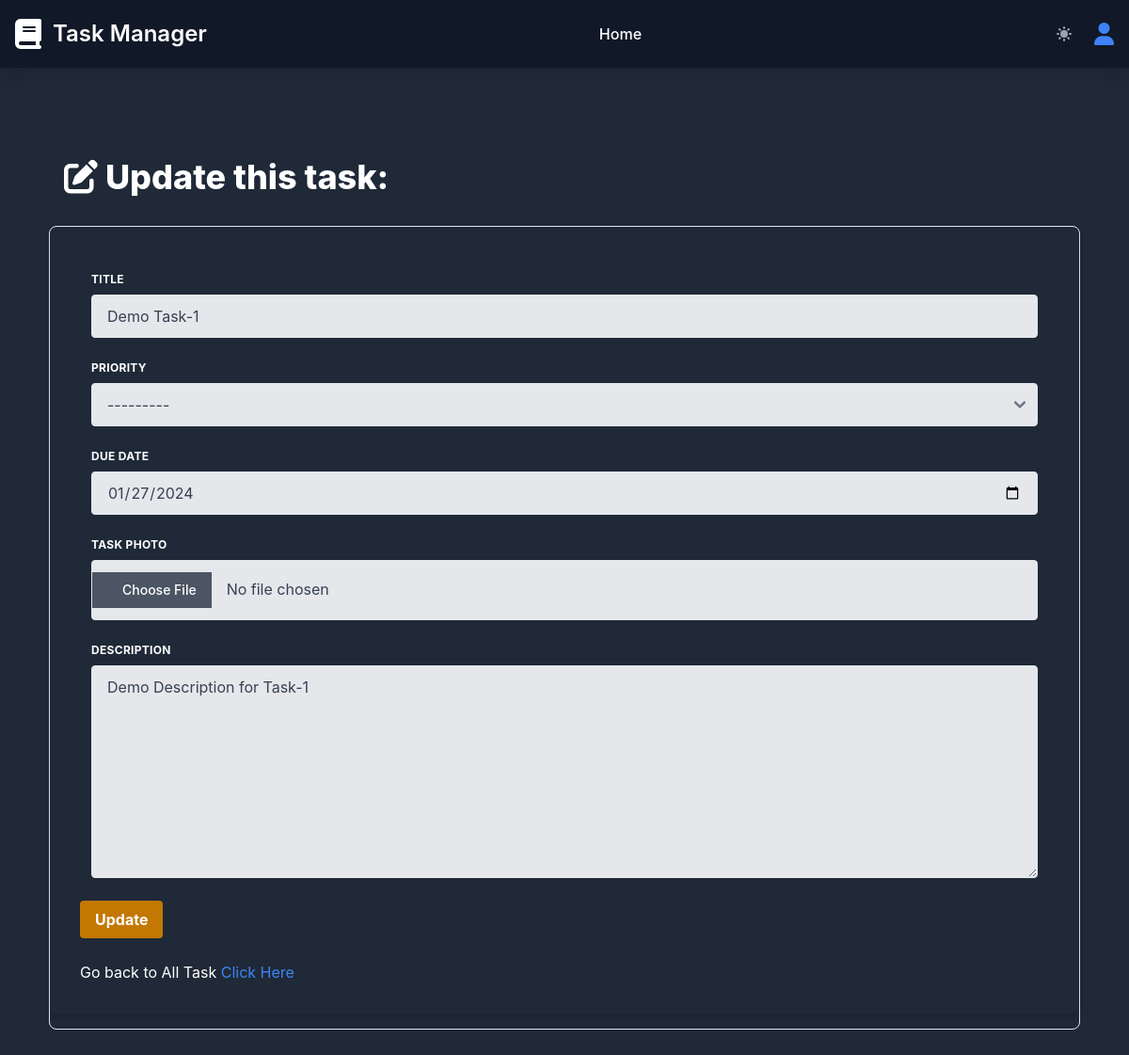
Page /task/edit_task/demo-task-1/ on the earlier database version.
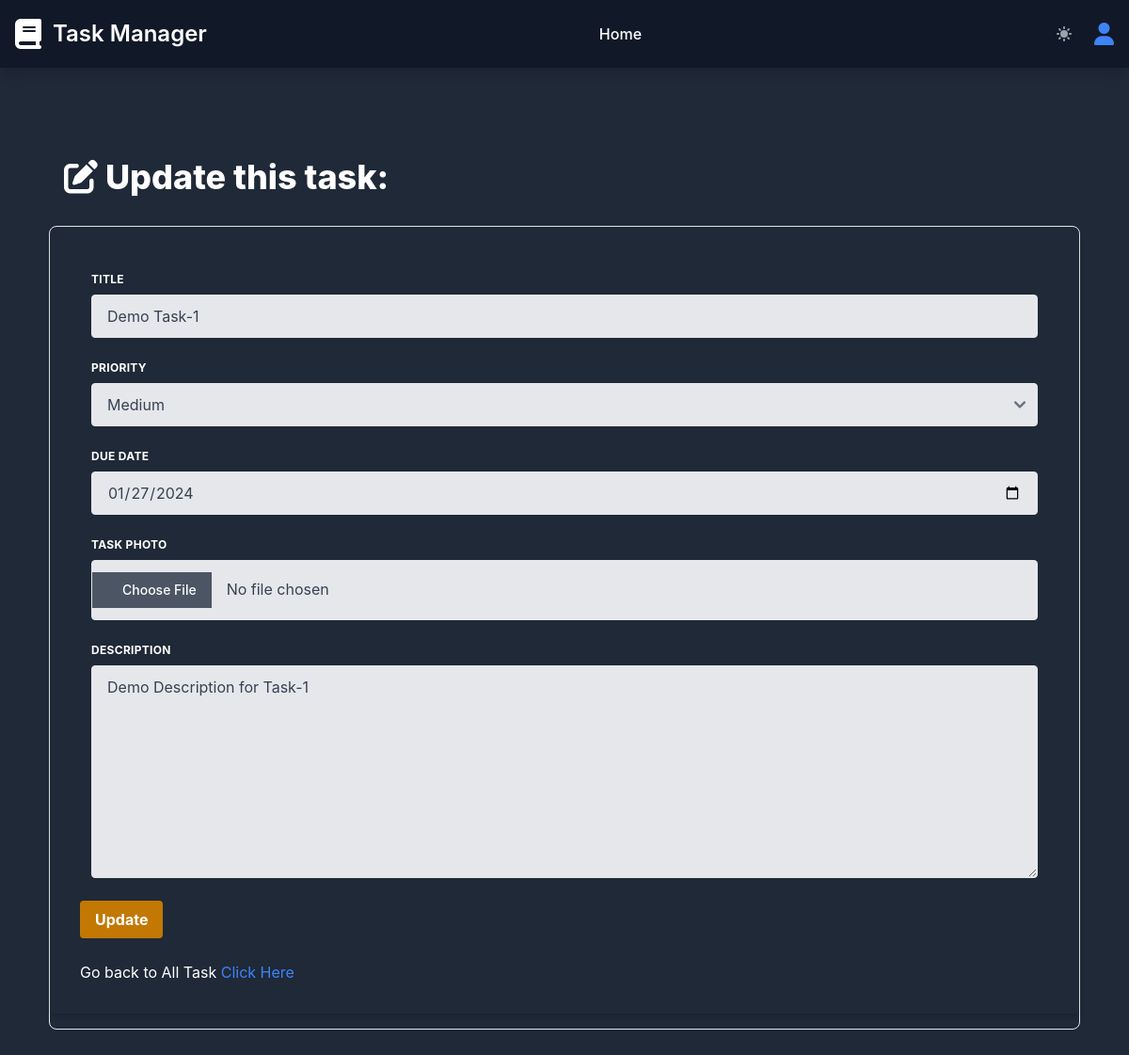
Same page on the later database version.
### task/models.py (models this page shows, shortened)
class Task(TimeStamp):
    title = models.CharField(max_length=255)
    slug = models.SlugField(unique=True)
    description = models.TextField()
    priority = models.CharField(max_length=10, choices=PRIORITY_CHOICES)
    due_date = models.DateField(null=True, blank=True)
    is_completed = models.BooleanField(default=False)
    completed_by = models.ForeignKey(User, related_name='task',default=None,null=True, on_delete=models.SET_NULL)

### task/views.py (the view, shortened to what this page needs)
# urls.py: path('edit_task/<str:slug>/', TaskEditView.as_view(), name='edit_task'),
class TaskEditView(UpdateView):
    template_name = 'task/edit_task.html'
    model = Task
    form_class = AddTaskForm
    slug_field = 'slug'
    slug_url_kwarg = 'slug'
    success_url = reverse_lazy('homepage')
    def get_context_data(self, **kwargs):
        context = super().get_context_data(**kwargs)
        context['type'] = 'Edit Task'
        return context

### task/forms.py (shortened to what this page needs)
class AddTaskForm(forms.ModelForm):
    task_photo = forms.ImageField(required=False)
    due_date = forms.DateField(widget=forms.DateInput(attrs={'type':'date'}))
    class Meta:
        model = Task
        exclude = ['completed_by','is_completed', 'slug']
    def __init__(self, *args, **kwargs):
        super().__init__(*args, **kwargs)
        self.fields['task_photo'].widget.attrs.update({
            'class': 'bg-gray-200',
            'required': False
        })
        for field in self.fields:
            if field != 'image':
                self.fields[field].widget.attrs.update({
                'class': (
                    'appearance-none block w-full bg-gray-200 '
                    'text-gray-700 border border-gray-200 rounded '
                    'py-3 px-4 leading-tight focus:outline-none '
                    'focus:bg-white focus:border-gray-500'
                ),
                'required': False
            })

### task/templates/task/edit_task.html (shortened to what this page needs)
{% extends "core/base.html" %} {% block title %}Edit Task{% endblock title %}
{%block content %}
<div class="flex justify-center">
    <div class="w-full md:w-3/4 lg:w-1/2 xl:w-1/3">
        <div class="px-3 rounded-xl">
            <div class="p-4 mb-4 text-white rounded-lg text-4xl font-extrabold bg-slate-700">
                <i class="fas fa-edit"></i>
                Update this task:
            </div>
            <div class="w-full border rounded-lg">
                <form method="POST" class="shadow-md rounded px-8 pt-6 pb-8 mb-4" enctype="multipart/form-data" novalidate>
                    <div class="w-full md:w-1/2 px-3 my-6">
                        <label class="block uppercase tracking-wide text-white text-xs font-bold mb-2" for="{{ form.title.id_for_label }}">
                            {{ form.title.label }}
                        </label> {{ form.title }}
                    </div>
                    <div class="w-full md:w-1/2 px-3 my-6">
                        <label class="block uppercase tracking-wide text-white text-xs font-bold mb-2" for="{{ form.priority.id_for_label }}">
                            {{ form.priority.label }}
                        </label> {{ form.priority }}
                    </div>
                    <div class="w-full md:w-1/2 px-3 my-6">
                        <label class="block uppercase tracking-wide text-white text-xs font-bold mb-2" for="{{ form.due_date.id_for_label }}">
                            {{ form.due_date.label }}
                        </label> {{ form.due_date }}
                    </div>
                    <div class="w-full md:w-1/2 px-3 my-6">
                        <label class="block uppercase tracking-wide text-white text-xs font-bold mb-2" for="{{ form.task_photo.id_for_label }}">
                            {{ form.task_photo.label }}
                        </label> {{ form.task_photo }}
                    </div>
                    <div class="w-full md:w-1/2 px-3 my-6">
                        <label class="block uppercase tracking-wide text-white text-xs font-bold mb-2" for="{{ form.description.id_for_label }}">
                            {{ form.description.label }}
                        </label> {{ form.description }}
                    </div>
                    <div class="flex flex-col items-start justify-between">
                        <button class="bg-yellow-500 hover:bg-yellow-800 text-white font-bold py-2 px-4 rounded focus:outline-none focus:shadow-outline" type="submit">
                            Update
                        </button>
                        <br>
                        <p class="text-white">Go back to All Task <a href="{% url "homepage" %}" class="text-blue-500">Click Here</a></p>
                    </div>
                </form>
            </div>
        </div>
    </div>
</div>
{% endblock content %}

Differences in the rows shown:
changed Task "Demo Task-1": priority "---------" → "Medium"
